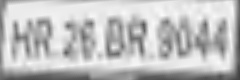
#> input picture output/license/0.jpg, 240 x 80 px; its folder holds only this picture in this run
$ python ocr.py
#> lines starting #> are read from the running program, lines starting #| are printed output that depends on the picture; after the words box and inside, x2 and y2 are one past the last pixel; in counts of white or black regions, pixels touching at a corner belong together
from PIL import Image, ImageEnhance, ImageFilter
import pytesseract
import os, sys


def ocr(path):
#> called with path = './output/license/0.jpg'
	img = Image.open(path)
#> img is the input picture: PIL image 240x80 RGB; min 64, max 251, mean 192.1
	#img = img.convert('RGBA')
	pix = img.load()
	for y in range(img.size[1]):
	    for x in range(img.size[0]):
	        if pix[x, y][0] < 102 or pix[x, y][1] < 102 or pix[x, y][2] < 102:
	            pix[x, y] = (0, 0, 0, 255)
	        else:
	            pix[x, y] = (255, 255, 255, 255)
	img.save('./output/temp.jpg')
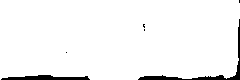
#> saved as temp.jpg: PIL image 240x80 RGB; 96.1% white; 6 black regions (4 under 20 px), largest, box (x1, y1, x2, y2) and area: (138, 19, 240, 80) 430, (1, 75, 90, 80) 300
#> (the run stopped early here; a loop or call above may not have finished)

$ run again, on output/license/3.png
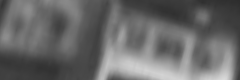
#> input picture output/license/3.png, 240 x 80 px
#> in ocr, img is the input picture: PIL image 240x80 RGB; min 45, max 218, mean 104.7
#> in ocr, `img.save('./output/temp.jpg')`:
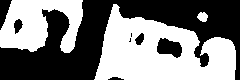
#> saved as temp.jpg: PIL image 240x80 RGB; 49.5% white; 3 white regions, box (x1, y1, x2, y2) and area: (94, 4, 236, 80) 6532, (0, 0, 83, 53) 2898, (197, 12, 208, 22) 80

$ run again, on output/license/0.png
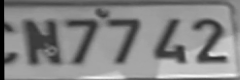
#> input picture output/license/0.png, 240 x 80 px
#> in ocr, img is the input picture: PIL image 240x80 RGB; min 0, max 244, mean 132.5
#> in ocr, `img.save('./output/temp.jpg')`:
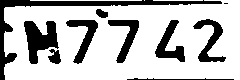
#> saved as temp.jpg: PIL image 240x80 RGB; 75.3% white; 10 black regions (1 under 20 px), largest, box (x1, y1, x2, y2) and area: (0, 0, 222, 80) 1499, (24, 21, 59, 64) 849, (155, 20, 185, 62) 533

$ run again, on output/license/1.png
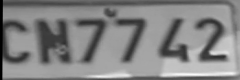
#> input picture output/license/1.png, 240 x 80 px
#> in ocr, img is the input picture: PIL image 240x80 RGB; min 0, max 249, mean 131.5
#> in ocr, `img.save('./output/temp.jpg')`:
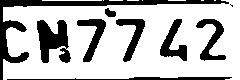
#> saved as temp.jpg: PIL image 240x80 RGB; 73.8% white; 9 black regions (1 under 20 px), largest, box (x1, y1, x2, y2) and area: (0, 0, 229, 80) 1736, (37, 20, 71, 63) 912, (160, 19, 187, 61) 491

$ run again, on output/license/2.png
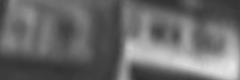
#> input picture output/license/2.png, 240 x 80 px
#> in ocr, img is the input picture: PIL image 240x80 RGB; min 46, max 229, mean 106.2
#> in ocr, `img.save('./output/temp.jpg')`:
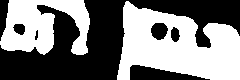
#> saved as temp.jpg: PIL image 240x80 RGB; 49.3% white; 2 white regions, box (x1, y1, x2, y2) and area: (117, 1, 240, 80) 6264, (0, 0, 90, 55) 3202
